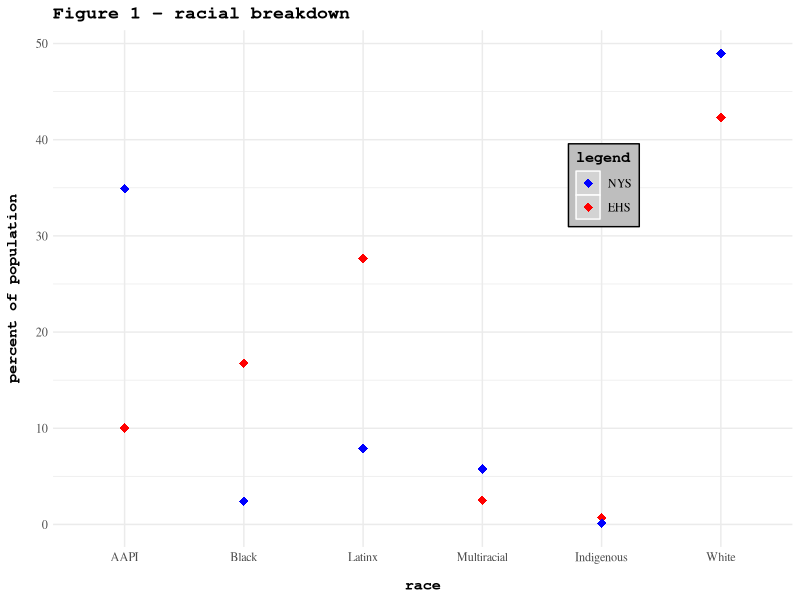
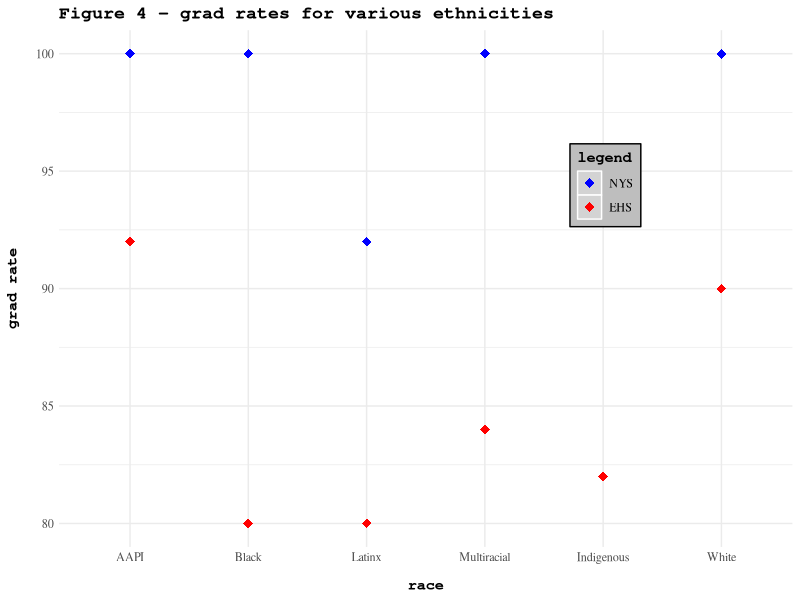
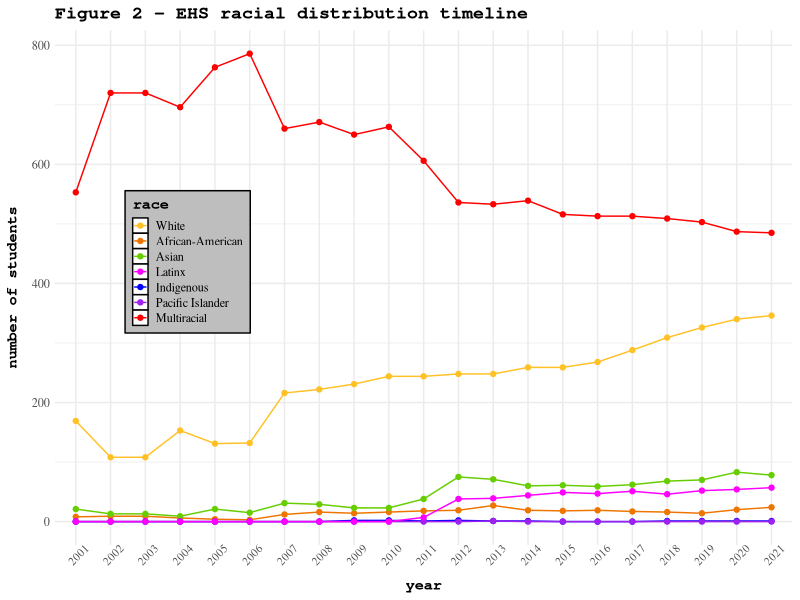
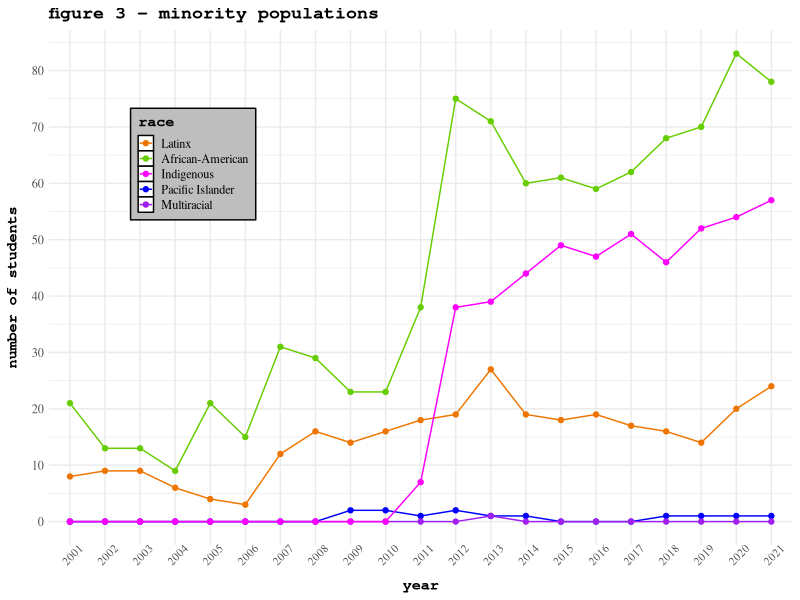
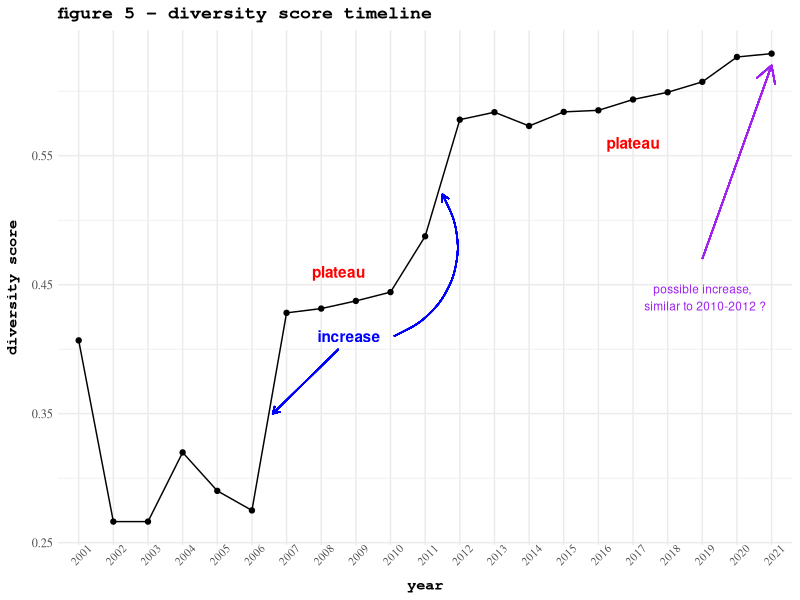

These charts were generated, in order, by the following R code:
## downloading needed libraries
library(dplyr)
library(ggplot2)

##compiling dataframs

# comparing racial breakdown of students in new york state vs edgemont (2020-2021)
ethnicityCompare <- data.frame(matrix(ncol = 5, nrow = 6))
colnames(ethnicityCompare) <- c('race','nys_count', 'nys_percent', 'edgemont_count', 'edgemont_percent')
ethnicityCompare$race <- c('native_american_or_alaska_native','african_american','hispanic_latinx', 'AAPI', 'white', 'multiracial')
ethnicityCompare$nys_count <- c(8421, 198507, 327513, 118868, 500831, 29675)
ethnicityCompare$nys_percent <- c(.711344, 16.768414, 27.665894, 10.041096, 42.306526, 2.506726)
ethnicityCompare$edgemont_count <- c(1, 24, 78, 346, 485, 57)
ethnicityCompare$edgemont_percent <- c(.100908, 2.421796, 7.870838, 34.914228, 48.940465, 5.75176)
View(ethnicityCompare)

# racial breakdown of those who graduated in 2021, 2017 4-year cohort - august
gradRace <- data.frame(matrix(ncol = 3, nrow = 6))
colnames(gradRace) <- c('race','nys_grad_rate','edgemont_grad_rate')
gradRace$race <- c('native_american_or_alaska_native','african_american','hispanic_latinx', 'AAPI', 'white', 'multiracial')
gradRace$nys_grad_rate <- c(82,80,80,92,90,84)
gradRace$edgemont_grad_rate <- c(NA,100,92,100,100,100)
View(gradRace)

#edgemont racial breakdown past 2 decades
edgemont20race <- data.frame(matrix(ncol = 8, nrow = 21))
colnames(edgemont20race) <- c('year', 'white', 'african_american','asian','hispanic_latinx','native_american','pacific_islander', 'multiracial')
edgemont20race$year <- c('2001','2002','2003','2004','2005','2006','2007','2008','2009','2010','2011','2012','2013','2014','2015','2016','2017','2018','2019','2020','2021')
edgemont20race$white <- c(553,720,720,696,763,786,660,671,650,663,606,536,533,539,516,513,513,509,503,487,485)
edgemont20race$african_american <- c(8,9,9,6,4,3,12,16,14,16,18,19,27,19,18,19,17,16,14,20,24)
edgemont20race$asian <- c(169,108,108,153,131,132,216,222,231,244,244,248,248,259,259,268,288,309,326,340,346)
edgemont20race$hispanic_latinx <- c(21,13,13,9,21,15,31,29,23,23,38,75,71,60,61,59,62,68,70,83,78)
edgemont20race$native_american <- c(0,0,0,0,0,0,0,0,2,2,1,2,1,1,0,0,0,1,1,1,1)
edgemont20race$pacific_islander <- c(0,0,0,0,0,0,0,0,0,0,0,0,1,0,0,0,0,0,0,0,0)
edgemont20race$multiracial <- c(0,0,0,0,0,0,0,0,0,0,7,38,39,44,49,47,51,46,52,54,57)
View(edgemont20race)

##making plots, basic analysis

#racial breakdown comparison
ggplot(ethnicityCompare, aes(x=race, y=nys_percent))+
  geom_point(aes(color='NYS'), shape=18, size=3)+
  geom_point(aes(x=race, y=edgemont_percent, color='EHS'), shape=18, size=3)+
  scale_color_manual(name='legend',
                     labels=c('NYS','EHS'),
                     values=c('NYS'='red','EHS'='blue'))+
  labs(title='Figure 1 - racial breakdown',
       y = 'percent of population')+
  scale_x_discrete(labels=c('AAPI','Black','Latinx', 'Multiracial', 'Indigenous','White'))+
  theme_minimal()+
  theme(legend.position=c(.745,.7), 
        legend.background = element_rect(fill = "gray"),   
        legend.key = element_rect(fill = "lightgray", color='white'),
        title = element_text(face='bold', family='mono'),
        legend.text = element_text(family='serif'),
        axis.text.x = element_text(family='serif', margin=margin(1,1,9,1)),
        axis.text.y = element_text(family='serif', margin=margin(1,1,1,9)))

#grad rate comparison
ggplot(gradRace, aes(x=race, y=nys_grad_rate))+
  geom_point(aes(color='NYS'), shape=18, size=3)+
  geom_point(aes(x=race, y=edgemont_grad_rate, color='EHS'), shape=18, size=3)+
  scale_color_manual(name='legend',
                     labels=c('NYS','EHS'),
                     values=c('NYS'='red','EHS'='blue'))+
  labs(title='Figure 4 - grad rates for various ethnicities',
       y = 'grad rate')+
  scale_x_discrete(labels=c('AAPI','Black','Latinx', 'Multiracial', 'Indigenous','White'))+
  theme_minimal()+
  theme(legend.position=c(.745,.7), 
        legend.background = element_rect(fill = "gray"),   
        legend.key = element_rect(fill = "lightgray", color='white'),
        title = element_text(face='bold', family='mono'),
        legend.text = element_text(family='serif'),
        axis.text.x = element_text(family='serif', margin=margin(1,1,9,1)),
        axis.text.y = element_text(family='serif', margin=margin(1,1,1,9)))

#ehs racial breakdown across 2 decades
ggplot(edgemont20race, aes(x=year, y=white, group=1, color='w'))+
  geom_point()+
  geom_path()+
  geom_point(aes(y=african_american, group=1, color='aa'))+
  geom_path(aes(y=african_american, color='aa'))+
  geom_point(aes(y=asian, group=1, color='a'))+
  geom_path(aes(y=asian, color='a'))+
  geom_point(aes(y=hispanic_latinx, group=1, color='hislat'))+
  geom_path(aes(y=hispanic_latinx, color='hislat'))+
  geom_point(aes(y=native_american, group=1, color='na'))+
  geom_path(aes(y=native_american, color='na'))+
  geom_point(aes(y=pacific_islander, group=1, color='pi'))+
  geom_path(aes(y=pacific_islander, color='pi'))+
  geom_point(aes(y=multiracial, group=1, color='mr'))+
  geom_path(aes(y=multiracial, color='mr'))+
  scale_color_manual(name='race',
                     labels=c('White','African-American','Asian','Latinx','Indigenous','Pacific Islander','Multiracial'),
                     values=c('w'='red', 'aa'='darkorange2','a'='goldenrod1','hislat'='chartreuse3','na'='blue','pi'='purple','mr'='magenta'))+
  theme_minimal()+
  labs(title='Figure 2 - EHS racial distribution timeline',
       y='number of students')+
  theme(legend.position=c(.18,.55), 
        legend.key.size = unit(.39, "cm"),
        legend.background = element_rect(fill = "gray"),   
        legend.key = element_rect(fill = "white", color='black'),
        title = element_text(face='bold', family='mono'),
        legend.text = element_text(family='serif'),
        axis.text.x = element_text(family='serif', size=8, angle=45),
        axis.text.y = element_text(family='serif', margin=margin(1,1,1,6)))
              
ggplot(edgemont20race, aes(x=year, y=hispanic_latinx, group=1, color='hislat'))+
  geom_point()+
  geom_path()+
  geom_point(aes(y=african_american, group=1, color='aa'))+
  geom_path(aes(y=african_american, color='aa'))+
  geom_point(aes(y=native_american, group=1, color='na'))+
  geom_path(aes(y=native_american, color='na'))+
  geom_point(aes(y=pacific_islander, group=1, color='pi'))+
  geom_path(aes(y=pacific_islander, color='pi'))+
  geom_point(aes(y=multiracial, group=1, color='mr'))+
  geom_path(aes(y=multiracial, color='mr'))+
  scale_color_manual(name='race',
                      labels=c('Latinx','African-American','Indigenous','Pacific Islander','Multiracial'),
                      values=c('aa'='darkorange2','hislat'='chartreuse3','na'='blue','pi'='purple','mr'='magenta'))+
  theme_minimal()+ 
  labs(title='figure 3 - minority populations',
        y='number of students')+
  scale_y_continuous(breaks=seq(from=0, to=80, by=10))+
  theme(legend.position=c(.194,.74), 
         legend.key.size = unit(.39, "cm"),
        legend.background = element_rect(fill = "gray"),   
        legend.key = element_rect(fill = "white", color='black'),
        title = element_text(face='bold', family='mono'),
        legend.text = element_text(family='serif'),
        axis.text.x = element_text(family='serif', size=8, angle=45),
        axis.text.y = element_text(family='serif', margin=margin(1,1,1,6)))
    
  
##diversity score
diversity <- mutate(edgemont20race,
                    diversity_score = 1-((white*(white-1)+
                                            african_american*(african_american-1)+
                                            asian*(asian-1)+
                                            hispanic_latinx*(hispanic_latinx-1)+
                                            native_american*(native_american-1)+
                                            pacific_islander*(pacific_islander-1)+
                                            multiracial*(multiracial-1))
                                         /((white+
                                              african_american+
                                              asian+
                                              hispanic_latinx+
                                              native_american+
                                              pacific_islander+
                                              multiracial)*
                                             (white+
                                                african_american+
                                                asian+hispanic_latinx+
                                                native_american+
                                                pacific_islander+
                                                multiracial-1))))
diversity <- select(diversity, year, diversity_score)
View(diversity)
ggplot(diversity, aes(x=year, y=diversity_score, group=1))+
  geom_point()+
  geom_path()+
  labs(title='figure 5 - diversity score timeline',
       y='diversity score')+
  theme_minimal()+
  theme(legend.position=c(.194,.74), 
        legend.key.size = unit(.39, "cm"),
        legend.background = element_rect(fill = "gray"),   
        legend.key = element_rect(fill = "white", color='black'),
        title = element_text(face='bold', family='mono'),
        legend.text = element_text(family='serif'),
        axis.text.x = element_text(family='serif', size=8, angle=45),
        axis.text.y = element_text(family='serif', margin=margin(1,1,1,6)))+
  annotate("text", x = 17, y = .56, 
           label = "plateau",
           color = "red", fontface = 2)+
  annotate("text", x = 8.5, y = .46, 
           label = "plateau",
           color = "red", fontface = 2)+
  annotate("text", x = 19, y = .44, 
           label = "possible increase,
  similar to 2010-2012 ?",
           color = "purple", size=3, fontface = 1)+
  geom_segment(x = 19, y = .47, xend = 21, yend = .62, color='purple',
               arrow = arrow(length = unit(0.5, "cm")))+
  annotate('text',x=8.8,y=.41,
           label='increase', color='blue', fontface=2)+
  geom_segment(x = 8.5, y = .4, xend = 6.6, yend = .35, color='blue',
               arrow = arrow(length = unit(0.2, "cm")))+
  geom_curve(x = 10.1, y = .41, xend = 11.5, yend = .52, color='blue',
               arrow = arrow(length = unit(0.2, "cm")))
  
